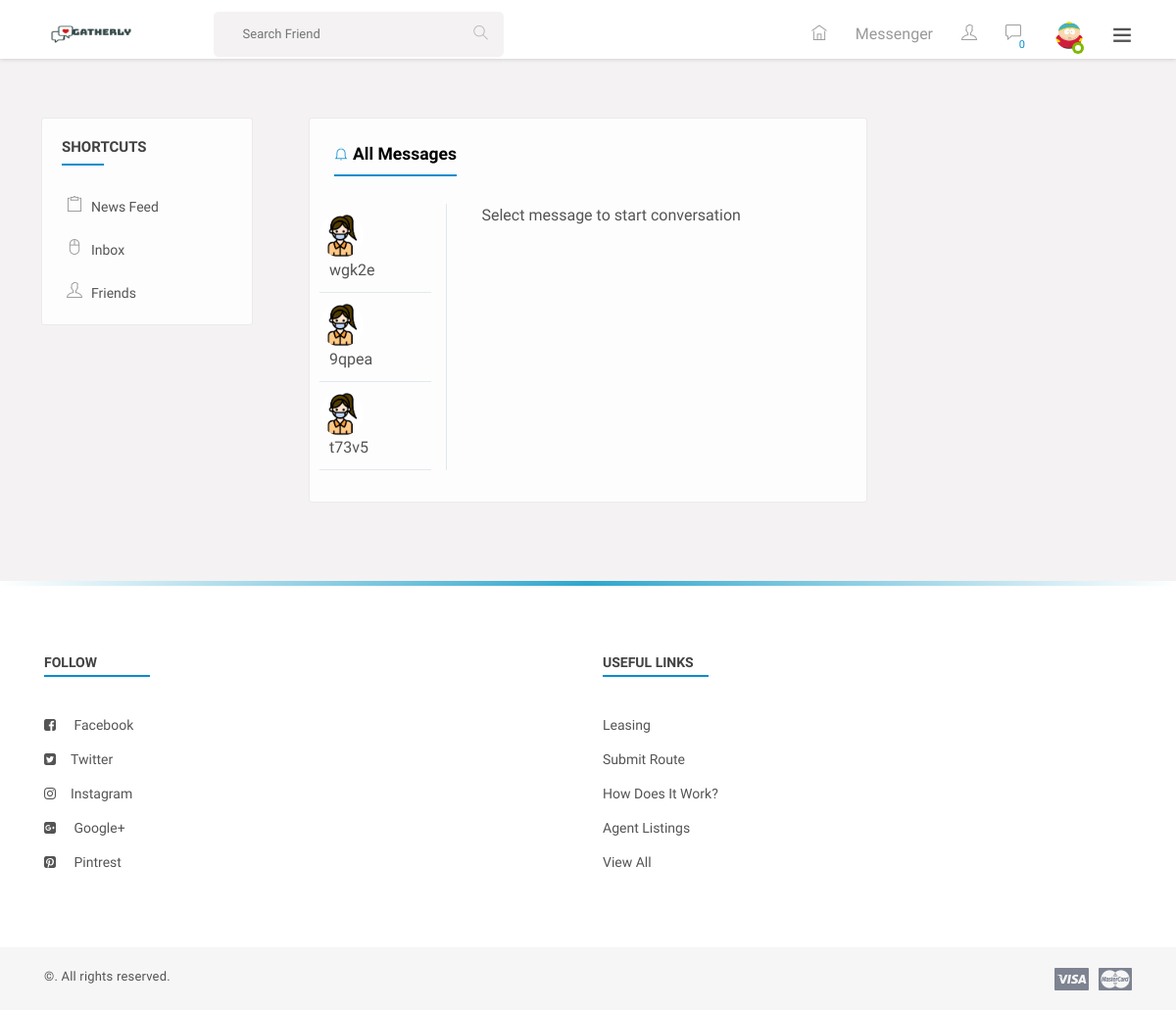
The page /messages/ (signed in) on the database as committed earlier.
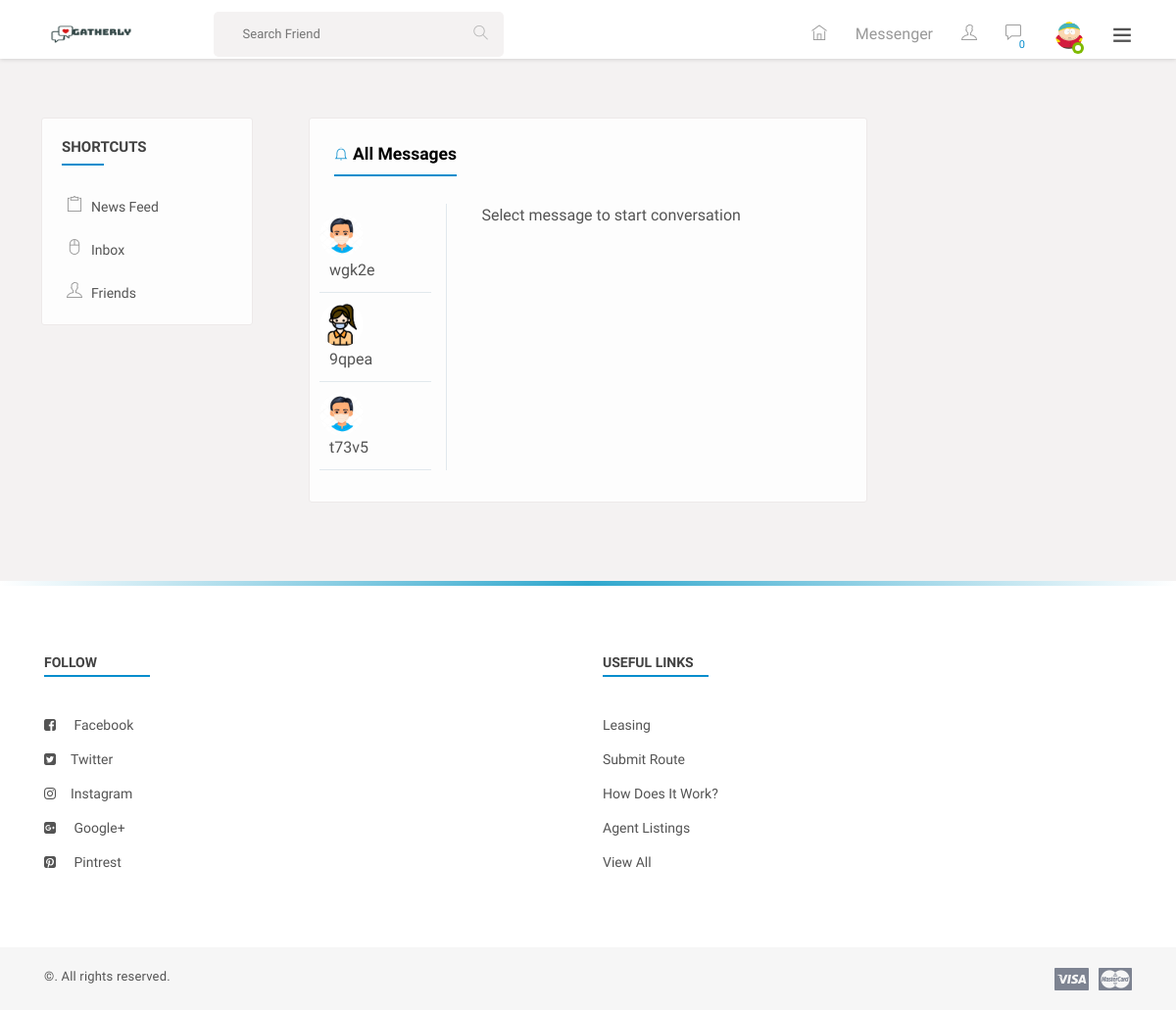
The same page on the database as committed later.
### accounts/models.py (models this page shows, shortened)
class User(AbstractUser):
    username = models.CharField(
        'username',
        max_length=50,
        unique=True,
        help_text='Required. 50 characters or fewer. Letters, digits and @/./+/-/_ only.',
        error_messages={
            'unique': "A user with that username already exists.",
        },
    )
    email = models.EmailField(unique=True, blank=False,
                              error_messages={
                                  'unique': "A user with that email already exists.",
                              })
    gender = models.CharField(max_length=20)
    status = models.BooleanField(default=False)
    about = models.TextField(blank=True)
    USERNAME_FIELD = "email"
    REQUIRED_FIELDS = ["username", "gender"]

### userprofile/models.py (models this page shows)
class Profile(models.Model):
    user = models.OneToOneField(User, on_delete=models.DO_NOTHING, related_name='profile')
    profile_image = models.ImageField(upload_to='avatars', default='avatars/guest.png')
    cover_image = models.ImageField(upload_to='avatars', default='avatars/cover.png')
    phone = models.CharField(max_length=20, blank=True)
    city = models.CharField(max_length=20, blank=True)
    country = models.CharField(max_length=20, blank=True)

### friends/models.py (models this page shows)
class Friend(models.Model):
    user = models.ForeignKey(User, on_delete=models.CASCADE)  # who sent the request
    friend = models.ForeignKey(User, on_delete=models.CASCADE, related_name='friends')  # who will receive the request
    status = models.CharField(max_length=20, default='requested')
    created_at = models.DateTimeField(default=now)

### communications/views.py (the view)
# urls.py: path('', all_messages, name="all-messages"),
def all_messages(request):
    friends_one = Friend.objects.filter(friend=request.user, status='friend')
    friends_two = Friend.objects.filter(user=request.user, status='friend')
    friends = friends_one | friends_two
    return render(request, "communications/all-messages.html", {'friends': friends})

### templates/communications/all-messages.html
{% extends 'base.html' %}
{% load static %}
{% block content %}
    <section>
        <div class="gap gray-bg">
            <div class="container-fluid">
                <div class="row">
                    <div class="col-lg-12">
                        <div class="row" id="page-contents">
                            <div class="col-lg-3">
                                <aside class="sidebar static">
                                    <div class="widget stick-widget">
                                        <h4 class="widget-title">Shortcuts</h4>
                                        <ul class="naves">
                                            <li>
                                                <i class="ti-clipboard"></i>
                                                <a href="{% url 'core:home' %}" title="">News feed</a>
                                            </li>
                                            <li>
                                                <i class="ti-mouse-alt"></i>
                                                <a href="#" title="">Inbox</a>
                                            </li>
                                            <li>
                                                <i class="ti-user"></i>
                                                <a href="#" title="">friends</a>
                                            </li>
                                        </ul>
                                    </div>
                                </aside>
                            </div>
                            <div class="col-lg-6">
                                <div class="central-meta">
                                    <div class="messages">
                                        <h5 class="f-title"><i class="ti-bell"></i>All Messages </h5>
                                        <div class="message-box row">
                                            <ul class="peoples col-md-3">
                                                {% for friend in friends %}
                                                    <li>
                                                        <figure>
                                                            {% if friend.user.username == request.user.username %}
                                                                {% if friend.friend.gender == 'male' %}
                                                                    <img src="{% static 'images/male.jpg' %}" alt="male">
                                                                {% else %}
                                                                    <img src="{% static 'images/female.png' %}" alt="female">
                                                                {% endif %}
                                                            {% else %}
                                                                {% if friend.user.gender == 'male' %}
                                                                    <img src="{% static 'images/male.jpg' %}" alt="male">
                                                                {% else %}
                                                                    <img src="{% static 'images/female.png' %}" alt="female">
                                                                {% endif %}
                                                            {% endif %}
                                                        </figure>
                                                        <div class="people-name">
                                                            {% if friend.user.username == request.user.username %}
                                                                <a href="{% url 'communications:messages-with-one-friend' friend.friend.username %}">{{ friend.friend.username }}</a>
                                                            {% else %}
                                                                <a href="{% url 'communications:messages-with-one-friend' friend.user.username %}">{{ friend.user.username }}</a>
                                                            {% endif %}
                                                        </div>
                                                    </li>
                                                {% endfor %}
                                            </ul>
                                            <div class="peoples-mesg-box col-md-9">
                                                <div class="text-center">
                                                    Select message to start conversation
                                                </div>
                                            </div>
                                        </div>
                                    </div>
                                </div>
                            </div>
                            <div class="col-lg-3">
                            </div>
                        </div>
                    </div>
                </div>
            </div>
        </div>
    </section>
{% endblock %}

### templates/base.html (shortened to what this page needs)
{% load static %}
<!DOCTYPE html>
<html lang="en">
<head>
    {% include 'includes/stylesheets.html' %}
</head>
<body>
<div class="theme-layout">
    <div class="topbar stick">
        <div class="logo">
            <a title="" href="/"><img src="{% static 'images/logo.png' %}" alt="" style="height: 70px; width: 90px"></a>
        </div>
        <div class="top-area">
            <div class="top-search">
                <form method="post" class="">
                    <input type="text" placeholder="Search Friend">
                    <button data-ripple><i class="ti-search"></i></button>
                </form>
            </div>
            <ul class="setting-area">
                <li><a href="{% url 'core:home' %}" title="Home" data-ripple=""><i class="ti-home"></i></a></li>
                <li><a href="{% url 'communications:all-messages' %}" class="link">Messenger</a></li>
                <li>
                    <a href="#" title="Notification" data-ripple="">
                        <i class="ti-user"></i>
                    </a>
                </li>
                <li>
                    <a href="#" title="Messages" data-ripple=""><i class="ti-comment"></i><span id="total-like-comment-notifications">0</span></a>
                </li>
            </ul>
            <div class="user-img">
                <img src="{{ request.user.profile.profile_image.url }}" alt="" style="height: 40px; width: 40px;">
                <span class="status f-online"></span>
            </div>
            <span class="ti-menu main-menu" data-ripple=""></span>
        </div>
    </div>
    {% block content %}{% endblock %}
    <footer>
        <div class="container">
            <div class="row">
                <div class="col-lg-6 col-md-4">
                    <div class="widget">
                        <div class="widget-title"><h4>follow</h4></div>
                        <ul class="list-style">
                            <li><i class="fa fa-facebook-square"></i> <a href="https://web.facebook.com/shopcircut/" title="">facebook</a></li>
                            <li><i class="fa fa-twitter-square"></i><a href="https://twitter.com/login?lang=en" title="">twitter</a></li>
                            <li><i class="fa fa-instagram"></i><a href="https://www.instagram.com/?hl=en" title="">instagram</a></li>
                            <li><i class="fa fa-google-plus-square"></i> <a href="https://plus.google.com/discover" title="">Google+</a></li>
                            <li><i class="fa fa-pinterest-square"></i> <a href="https://www.pinterest.com/" title="">Pintrest</a></li>
                        </ul>
                    </div>
                </div>
                <div class="col-lg-6 col-md-4">
                    <div class="widget">
                        <div class="widget-title"><h4>useful links</h4></div>
                        <ul class="list-style">
                            <li><a href="#" title="">leasing</a></li>
                            <li><a href="#" title="">submit route</a></li>
                            <li><a href="#" title="">how does it work?</a></li>
                            <li><a href="#" title="">agent listings</a></li>
                            <li><a href="#" title="">view All</a></li>
                        </ul>
                    </div>
                </div>
            </div>
        </div>
    </footer>
    <div class="bottombar">
        <div class="container">
            <div class="row">
                <div class="col-md-12">
                    <span class="copyright">©. All rights reserved.</span>
                    <i><img src="images/credit-cards.png" alt=""></i>
                </div>
            </div>
        </div>
    </div>
</div>
</body>
</html>

### templates/includes/stylesheets.html
{% load static %}
<link rel="stylesheet" href="{% static 'css/main.min.css' %}">
<link rel="stylesheet" href="{% static 'css/style.css' %}">
<link rel="stylesheet" href="{% static 'css/color.css' %}">
<link rel="stylesheet" href="{% static 'css/responsive.css' %}">

### templates/includes/scripts.html (shortened to what this page needs)
{% load static %}

### static/css/color.css (style rules this page uses)
.product-carousel .owl-nav .owl-prev::before, .product-carousel .owl-nav .owl-next::before, .product-caro .owl-prev:hover:before, .product-caro .owl-next:hover:before, .log-reg-area form .forgot-pwd, .log-reg-area form .already-have, .log-reg-area > p a, .top-area > ul > li > a > span, .timeline-info > ul li a.active, .timeline-info > ul li a:hover, .dropdowns > a.more-mesg, .activity-meta > h6 a, .activity-meta > span a:hover, .friend-name > ins, .description > p a, .we-reply, .sidebar .widget li:hover > a, .sidebar .widget li:hover > i, .friend-meta > a, .user-setting > a:hover, .we-comet li a.showmore, .twiter-feed > li p a, .tutor-links > li i, .tutor-links > li:hover, .pepl-info > span, .page-meta > a, .frnds .nav-tabs .nav-item a.active, .f-title i, #work > div a, .basics > li i, .education > li i, .groups > span i, a.forgot-pwd, .friend-meta > h4 a:hover, .x_title > h2, .post-meta .detail > span, .add-btn > a:hover, .top-area > ul.main-menu > li > ul li a:hover, .dropdowns.active > a i, .user-setting > a i, .form-group input.form-file ~ .control-label, .form-group input.has-value ~ .control-label, .form-group input:focus ~ .control-label, .form-group input:valid ~ .control-label, .form-group select ~ .control-label, .form-group textarea.form-file ~ .control-label, .form-group textarea.has-value ~ .control-label, .form-group textarea:focus ~ .control-label, .form-group textarea:valid ~ .control-label, .flaged > h3, .invition .friend-meta a.invite:hover, .more-optns > ul li:hover, .post-title > h4 a:hover, .post-title .p-date a:hover, .l-post .l-post-meta > h4 a:hover, .read:hover, blockquote, .tags > a:hover, .comment-titles > span, .help-list > ul li a:hover i, .carrer-title > h2 > span, .carrer-title > span a, .open-position > h4 a:hover, .option-set.icon-style > li > a.selected, .category-box > i, .getquot-baner > a, .branches-box > ul li i, .help-topic-result > h2 a:hover, .product-name > h5 a:hover, .full-postmeta .shopnow, .prices.style2 ins span, .single-btn > li > a.active, .total-box > ul > li.final-total, .logout-meta > p a, .forum-list table tbody tr td i, .forum-list table tbody tr td a, .widget ul.recent-topics > li > i, .date-n-reply > a, .topic-data > span, .help-list > ul li a:hover, .employer-info h2, .job-detail > ul li i, .company-intro > a { color: #088dcd; }
#nprogress .bar, .timeline-info > ul li a::before, .add-btn > a, .activitiez > li::before, form button, .colla-apps > li a:hover, a.underline:before, .setting-row input:checked + label, .user-avatar:hover .edit-phto, .error-meta > a, .color-bg, .add-butn, .nav.nav-tabs.likes-btn > li a.active, a.dislike-btn, .drop > a:hover, .btn-view.btn-load-more:hover, .accordion .card h5 button[aria-expanded="true"], .chat-head, .f-page > figure em, .inbox-panel-head > ul > li > a, .nav-tabs--left .nav-link.active, .nav-tabs--left .nav-link.active:hover, footer .widget-title h4::before, #topcontrol, .sidebar .widget-title::before, .f-title::before, .g-post-classic > figure > i::after, .purify > a, .help-list > a:hover, .open-position::before, .info > a, .category-box:hover, .category-box.selected, a.main-btn, .section-heading::before, .getquot-baner, .more-branches > h4::before, .is-helpful > a, .cart-optionz > li > a:hover, .paginationz > li a:hover, .paginationz > li a.active, .shopping-cart, a.btn2:hover, .form-submit > input[type="submit"], button.submit-checkout, .delete-cart:hover, .proceed .button, .amount-area .update-cart, a.addnewforum, .apply-bttons > a { background: #088dcd; }

### static/css/responsive.css (style rules this page uses)
@media screen and (max-width: 1281px) and (min-width: 1024px) { footer .widget-title h4 { font-size: 14px; } }
@media screen and (max-width: 1281px) and (min-width: 1024px) { .sidebar .widget li > a { font-size: 14px; } }
@media screen and (max-width: 1281px) and (min-width: 1024px) { .peoples-mesg-box { width: 63.4%; } }

Rows that differ between the two databases and show on the page:
changed through a linked row, Friend "wgk2e": gender: picture added; gender: picture removed
changed through a linked row, Friend (number 3 of 3 on the later page): gender: picture added; gender: picture removed
